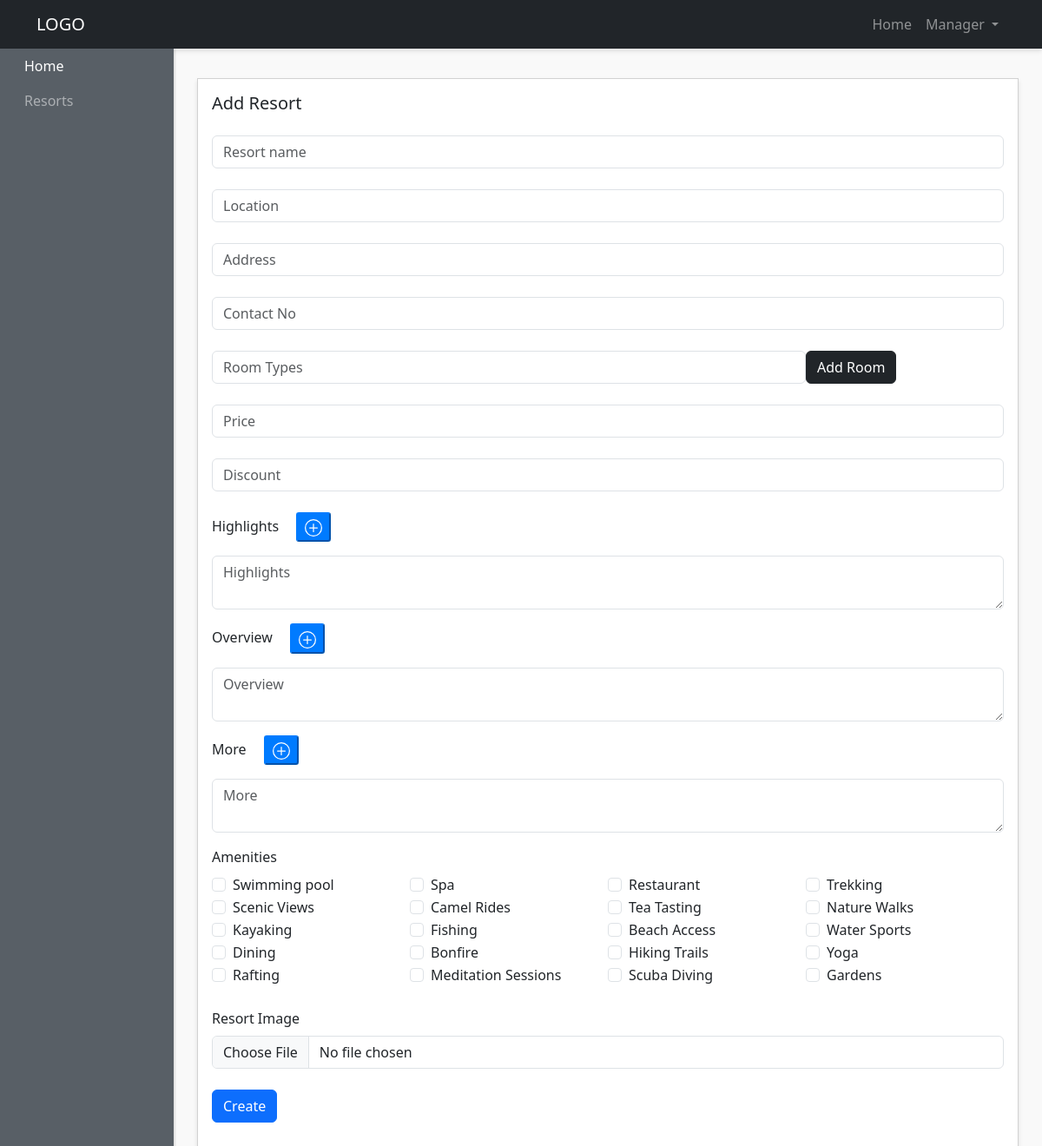
The app's page /admin-panel/resorts/create-resorts.php (signed in) with its own data.
### tables this page shows
CREATE TABLE `amenities` (
  `id` int NOT NULL,
  `name` varchar(255) DEFAULT NULL
);

### admin-panel/resorts/create-resorts.php (the view, shortened to what this page needs)
<?php require "../layouts/header.php"; ?>
<?php require "../../config/config.php"; ?>
       <div class="row">
        <div class="col">
          <div class="card">
            <div class="card-body">
              <h5 class="card-title mb-5 d-inline">Add Resort</h5>
              <form method="POST" action="./create-resorts.php" enctype="multipart/form-data" onsubmit="formSubmit()">
                <div class="form-outline mb-4 mt-4">
                  <input type="text" name="name" id="form2Example1" class="form-control" placeholder="Resort name" />
                </div>
                <div class="form-outline mb-4 mt-4">
                  <input type="text" name="location" class="form-control" placeholder="Location" />
                </div>
                <div class="form-outline mb-4 mt-4">
                  <input type="text" name="address" class="form-control" placeholder="Address" />
                </div>
                <div class="form-outline mb-4 mt-4">
                  <input type="text" name="contact" class="form-control" placeholder="Contact No" />
                </div>
                <div class="form-outline mb-4 mt-4 d-flex flex-row">
                  <input type="text" id="roomTypes" class="form-control w-75" placeholder="Room Types" />
                  <button onclick="addRoom()" type="button" class="btn btn-dark">Add Room</button>
                </div>
                <div class="form-outline mb-4 mt-4">
                  <input type="text" name="price" class="form-control" placeholder="Price" />
                </div>
                <div class="form-outline mb-4 mt-4">
                  <input type="text" name="discount" class="form-control" placeholder="Discount" />
                </div>
                <div class="form-group" id="Highlights">
                  <label>
                    Highlights
                    <button onclick="addTextbox('Highlights')" type="button" class="mx-3 btn-sm btn-primary">
                    </button>
                  </label>
                  <div>
                    <textarea placeholder="Highlights" class="form-control Highlights my-2" rows="2"></textarea>
                  </div>
                </div>
                <div class="form-group" id="Overview">
                  <label>
                    Overview
                    <button onclick="addTextbox('Overview')" type="button" class="mx-3 btn-sm btn-primary">
                    </button>
                  </label>
                  <div>
                    <textarea placeholder="Overview" class="form-control Overview my-2" rows="2"></textarea>
                  </div>
                </div>
                <div class="form-group" id="More">
                  <label>
                    More
                    <button onclick="addTextbox('More')" type="button" class="mx-3 btn-sm btn-primary">
                    </button>
                  </label>
                  <div>
                    <textarea placeholder="More" class="form-control More my-2" rows="2"></textarea>
                  </div>
                </div>
                <div>
                  <label>Amenities</label>
                  <div class="d-flex w-100 flex-row flex-wrap">
                    <?php
                      $amenQuery = $conn->query("select * from amenities");
                      $amenQuery->execute();
                      $allAmens = $amenQuery->fetchAll(PDO::FETCH_OBJ);
                    ?>
                    <?php foreach($allAmens as $amen)  : ?>
                      <div class="form-check col-3">
                        <input class="form-check-input amenInput" type="checkbox" value="<?php echo $amen->name; ?>" id="<?php echo $amen->id.$amen->name; ?>">
                        <label class="form-check-label" for="<?php echo $amen->id.$amen->name; ?>">
                        <?php echo $amen->name; ?>
                        </label>
                      </div>
                    <?php endforeach; ?>
                  </div>
                </div>
                <div class="form-outline mb-4 mt-4">
                  <label>Resort Image</label>
                  <input type="file" name="image" id="form2Example1" class="form-control" placeholder="Image" />
                </div>
                <button type="submit" name="submit" class="btn btn-primary  mb-4 text-center">Create</button>
              </form>
            </div>
          </div>
        </div>
      </div>
<?php require "../layouts/footer.php"; ?>

### admin-panel/styles/style.css (style rules this page uses)
body { background:#f9f9f9; }
.card { margin-bottom: 15px; border-radius:0; box-shadow: 0 3px 5px rgba(0,0,0,.1); }

### records on screen
amenities: name "Swimming pool"
amenities: name "Spa"
amenities: name "Restaurant"
amenities: name "Trekking"
amenities: name "Scenic Views"
amenities: name "Camel Rides"
amenities: name "Tea Tasting"
amenities: name "Nature Walks"
amenities: name "Kayaking"
amenities: name "Fishing"
amenities: name "Beach Access"
amenities: name "Water Sports"
amenities: name "Dining"
amenities: name "Bonfire"
amenities: name "Hiking Trails"
amenities: name "Yoga"
amenities: name "Rafting"
amenities: name "Meditation Sessions"
amenities: name "Scuba Diving"
amenities: name "Gardens"

### other values on screen
$_SESSION['managername'] "Manager"
